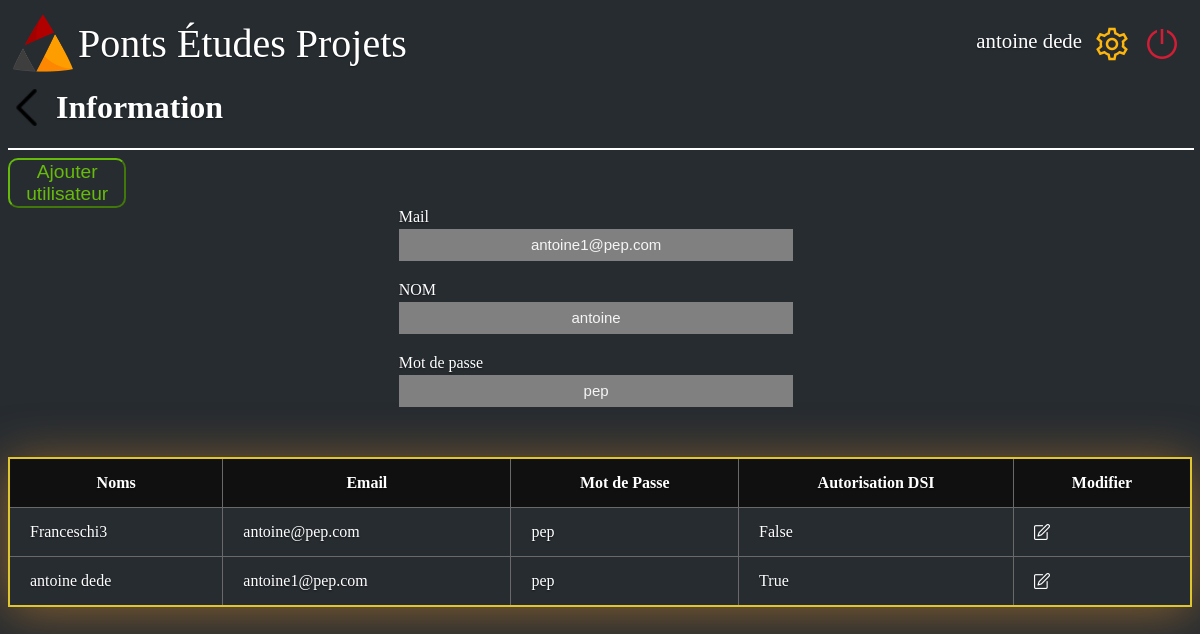
Before: /information/antoine dede with the older database file.
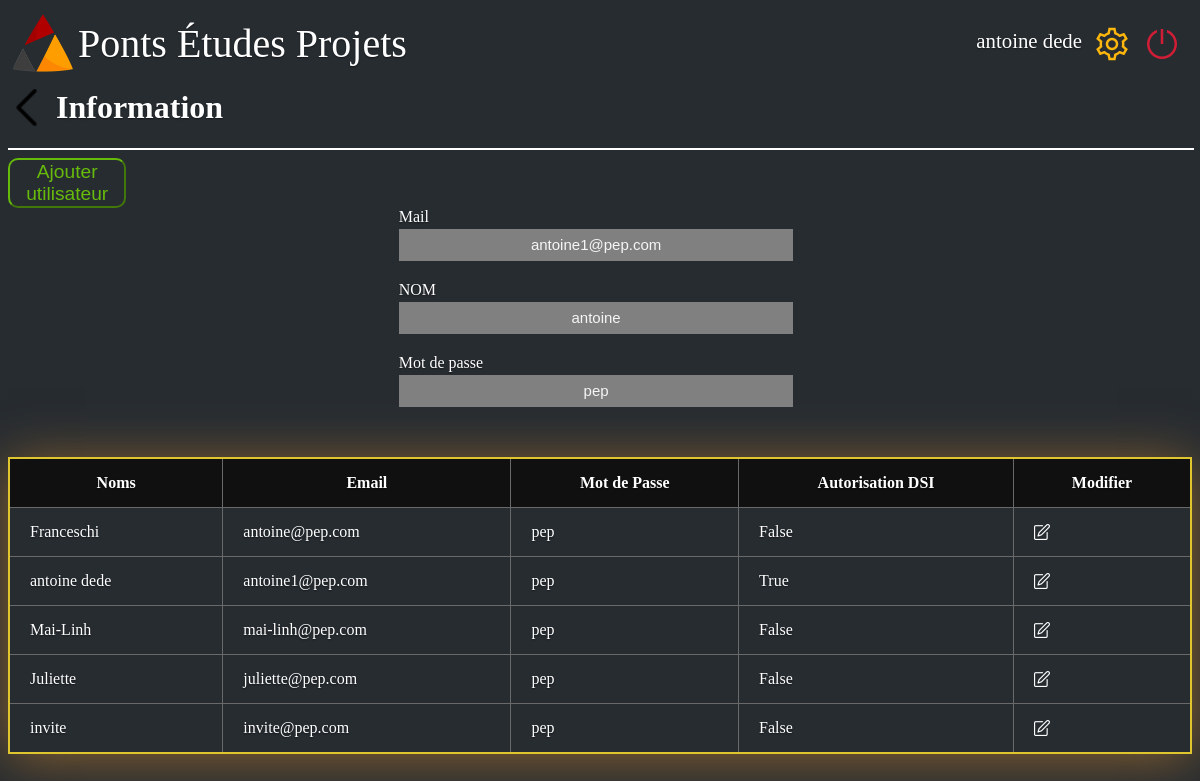
After: the same page with the newer database file.
### web/site.py (models this page shows, shortened)
class db_utilisateurs(db.Model):
    _id = db.Column("id", db.Integer, primary_key= True)
    name = db.Column(db.String(100))
    email = db.Column(db.String(100))
    mdp = db.Column(db.String(100))
    dsi = db.Column(db.Boolean)

### web/site.py (the view, shortened to what this page needs)
@app.route('/information/<name>',methods=["POST", "GET"])
def information(name):
    utilisateur = db_utilisateurs.query.filter_by(name=name).first()
    utilisateur_name=utilisateur.name
    utilisateur_name=utilisateur.name
    mail = utilisateur.email
    dsi = utilisateur.dsi
    mdp = utilisateur.mdp
    print(mail)
    return render_template("information.html",name=name,utilisateur_name=utilisateur_name,mdp=mdp,mail=mail,dsi=dsi, BDD_utilisateur=db_utilisateurs.query.all())

### web/templates/information.html (shortened to what this page needs)
<!DOCTYPE html>
<html>
    <head>
        <link rel="stylesheet" href={{ url_for('static', filename='style_information4.css') }}/>
    </head>
    <body>
        <div class="barre_principale">
            <div class="logo_junior">
                <a href="/home/{{name}}">
                    <img class= "logo_pep" src={{ url_for('static', filename='PEPLOGO.png') }}  alt= "Logo pep"/>
                    <div class="Junior">Ponts Études Projets</div>
                </a>
            </div>
            <div>
                <nav>
                    <ul class="navbar-nav">
                        <li class="user_name"><a class="user" href="#">{{name}}</a></li>
                        <li class="nav-item"><a href="#"><img src={{ url_for('static', filename='settings.png') }} alt="bouton reglage" ></a></li>
                        <li class="nav-item"><a href='/login'><img src={{ url_for('static', filename='shutdown.png') }} alt="bouton shutdown" ></a></li>
                    </ul>
                </nav>
            </div>
        </div>
        <h1 class="page_title">
            <a href="/home/{{name}}">
                <img src={{ url_for('static', filename='back1.png') }} alt="bouton retour">
            </a>
            &nbsp; Information
        </h1>
        <hr color="white" style="width: 100%;">
        {% if dsi == 1 %}
            <button class="valider" type="submit" width="50%">Ajouter utilisateur</button>
        {% endif %}
        <form class="form-signin" method="post">
            <div >
                <div class="form-label-group">
                    <label for="input_mail">Mail</label>
                    <br>
                    <input name="_mail"   class="form-mdp" required="required" value ={{mail}} />
                </div>
                <div class="form-label-group">
                    <label for="input_prenom">NOM</label>
                    <br>
                    <input name="_name"   class="form-mdp" required="required" value ={{utilisateur_name}} />
                </div>
                <div class="form-label-group">
                    <label for="input_mdp">Mot de passe</label>
                    <br>
                    <input name="_mdp"  class="form-mdp" required="required" value ={{mdp}} />
                </div>
            </div>
        </form>
        {% if dsi == 1 %}
            <table class="tableau-style">
                <thead>
                    <tr>
                        <th>Noms</th>
                        <th>Email</th>
                        <th>Mot de Passe</th>
                        <th>Autorisation DSI</th>
                        <th>Modifier</th>
                    </tr>
                </thead>
                <tbody class="case">
                    {% for utilisateur in BDD_utilisateur %}
                        <tr>
                            <td>{{utilisateur.name}}</td>
                            <td>{{utilisateur.email}}</td>
                            <td>{{utilisateur.mdp}}</td>
                            <td>{{utilisateur.dsi}}</td>
                            <td><a href ='/add_delete_information/{{name}}/{{utilisateur._id}}' ><img src={{ url_for('static', filename='edit1.png') }} class="edit" height="16" width="16" ></a></td>
                        </tr>
                    {% endfor %}
                </tbody>
            </table>
        {% endif %}
    </body>
</html>

Changed rows visible on the page:
changed db_utilisateurs "antoine@pep.com": name "Franceschi3" → "Franceschi"
added db_utilisateurs: name "Mai-Linh", email "mai-linh@pep.com", mdp "pep", dsi "False"
added db_utilisateurs: name "Juliette", email "juliette@pep.com", mdp "pep", dsi "False"
added db_utilisateurs: name "invite", email "invite@pep.com", mdp "pep", dsi "False"
